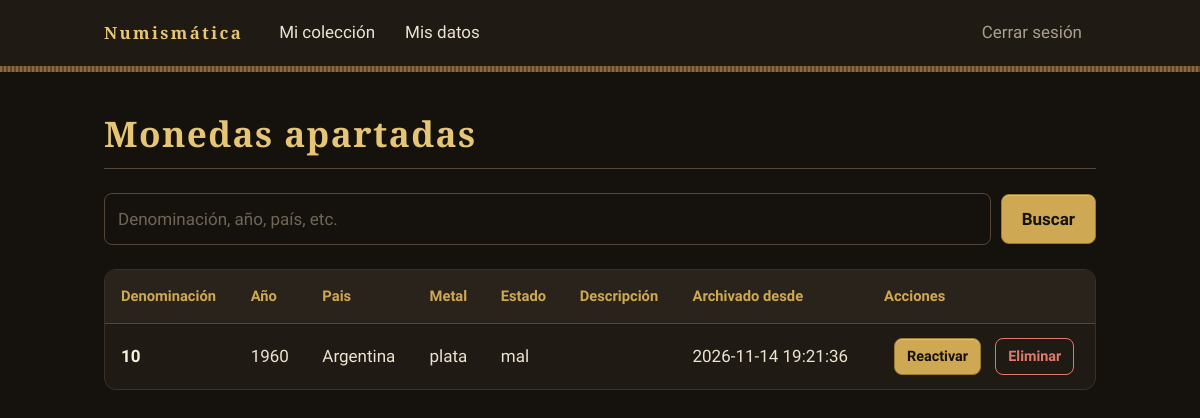
Page /coleccion_archivados.php (signed in) on the committed database.
### tables this page shows
CREATE TABLE `coleccion` (
  `id` int(11) NOT NULL,
  `usuario_id` int(10) UNSIGNED NOT NULL,
  `denominacion` varchar(100) NOT NULL,
  `anio` smallint(6) NOT NULL,
  `pais` varchar(80) NOT NULL,
  `metal` varchar(50) DEFAULT NULL,
  `estado` varchar(30) DEFAULT NULL,
  `descripcion` text DEFAULT NULL,
  `fecha_creacion` datetime NOT NULL DEFAULT current_timestamp(),
  `fecha_archivado` datetime DEFAULT NULL
);

### funciones.php (called while the page is built)
<?php
function escapar(string $valor): string {
return htmlspecialchars($valor, ENT_QUOTES, 'UTF-8');
}

### coleccion_archivados.php (the view, shortened to what this page needs)
<?php
require_once __DIR__. "/conexion.php";
require_once __DIR__. "/funciones.php";
$coleccion = [];
$buscar = trim($_GET['buscar'] ?? '');
try {
    $sql = 'SELECT id, denominacion, anio, pais, metal, estado, descripcion, fecha_archivado FROM coleccion WHERE usuario_id = :usuario_id AND fecha_archivado is not NULL';
    $parametros = ['usuario_id' => $_SESSION['usuario_id']];
    $sql .= ' ORDER BY denominacion';
$stmt = $conexionbd->prepare($sql);
$stmt->execute($parametros);
$coleccion = $stmt->fetchAll();
}catch (PDOException $e){
    error_log($e->getMessage());
    $error = 'No se pudo cargar el listado de monedas.';
}
?>
<!DOCTYPE html>
<html lang="es">
<head>
    <link rel="stylesheet" href="style.css">
</head>
<body>
    <nav>
        <ul>
            <li><a href="panel.php">Mi colección</a></li>
            <li><a href="mis_datos.php">Mis datos</a></li>
            <li><a href="logout.php">Cerrar sesión</a></li>
        </ul>
    </nav>
<main>
    <h1>Monedas apartadas</h1>
    <form method="GET" action="coleccion_archivados.php" class="buscador">
    <input type="search" name="buscar" maxlength="100" placeholder="Denominación, año, país, etc." value="<?= escapar($buscar) ?>">
    <button type="submit">Buscar</button>
    </form>
    <?php if (empty($coleccion)): ?>
        <p>No se encontraron monedas para: "<?= escapar($buscar) ?>"</p>
    <?php else: ?>
    <div class="table-scroll">
        <table class="table">
            <thead>
            <tr>
                <th>Denominación</th>
                <th>Año</th>
                <th>Pais</th>
                <th>Metal</th>
                <th>Estado</th>
                <th>Descripción</th>
                <th>Archivado desde</th>
                <th>Acciones</th>
            </tr>
            </thead>
            <tbody>
            <?php foreach ($coleccion as $moneda): ?>
            <tr>
                <td><?= escapar($moneda['denominacion']) ?></td>
                <td><?= escapar($moneda['anio']) ?></td>
                <td><?= escapar($moneda['pais']) ?></td>
                <td><?= escapar($moneda['metal']) ?></td>
                <td><?= escapar($moneda['estado']) ?></td>
                <td><?= escapar($moneda['descripcion']) ?></td>
                <td><?= escapar($moneda['fecha_archivado']) ?></td>
                <td>
                    <form method="POST" action="coleccion_reactivar.php" onsubmit="return confirm('Reactivar esta moneda?');">
                        <button type="submit">Reactivar</button>
                    </form>
                    <form method="POST" action="coleccion_eliminar.php" onsubmit="return confirm('Eliminar esta moneda permanentemente?');">
                        <button type="submit"  class="peligro">Eliminar</button>
                    </form>
                </td>
            </tr>
            <?php endforeach; ?>
            </tbody>
        </table>
    </div>
    <?php endif; ?>
</main>
</body>
</html>

### style.css (style rules this page uses)
:root { color-scheme: dark; --fondo: #15120e; --superficie: #1f1a14; --superficie-2: #2a231b; --borde: #3a3126; --borde-fuerte: #54463a; --texto: #ece3d0; --texto-fuerte: #f8f1df; --texto-suave: #a99f8b; --oro: #cfa853; --oro-claro: #e6c675; --oro-oscuro: #9c7a2e; --plata: #c2c6c9; --bronce: #8c6a3b; --bronce-oscuro: #5e4727; --verdin: #5fb5a0; --error: #e07a6e; --f-titulo: "Cinzel", "Trajan Pro", Georgia, "Times New Roman", serif; --f-texto: "Source Sans 3", system-ui, "Segoe UI", sans-serif; --canto: repeating-linear-gradient(90deg, var(--bronce) 0 2px, var(--bronce-oscuro) 2px 4px); }
*, *::before, *::after { box-sizing: border-box; }
html { -webkit-text-size-adjust: 100%; }
body { margin: 0; min-height: 100vh; background: var(--fondo); color: var(--texto); font-family: var(--f-texto); font-size: 1.0625rem; line-height: 1.65; }
main { max-width: 1040px; margin: 0 auto; padding: 40px 24px 72px; }
h1, h2, h3 { margin: 0 0 0.6em; font-family: var(--f-titulo); font-weight: 600; line-height: 1.2; letter-spacing: 0.04em; color: var(--oro-claro); }
h1 { margin-bottom: 24px; padding-bottom: 14px; font-size: clamp(1.6rem, 1.2rem + 1.6vw, 2.2rem); border-bottom: 1px solid var(--borde-fuerte); }
a { color: var(--oro); text-decoration-thickness: 1px; text-underline-offset: 3px; }
nav { background: var(--superficie); }
nav::after { content: ""; display: block; height: 6px; background: var(--canto); }
nav ul { max-width: 1040px; margin: 0 auto; padding: 0 24px; list-style: none; display: flex; flex-wrap: wrap; align-items: center; gap: 2px; }
nav ul::before { content: "Numismática"; margin-right: 20px; padding: 16px 0; font-family: var(--f-titulo); font-weight: 600; font-size: 1.05rem; letter-spacing: 0.14em; color: var(--oro-claro); }
nav a { display: block; padding: 18px 14px; color: var(--texto); text-decoration: none; border-bottom: 2px solid transparent; transition: color 0.15s, border-color 0.15s; }
nav li:last-child { margin-left: auto; }
nav li:last-child a { color: var(--texto-suave); }
input, select, textarea { width: 100%; padding: 11px 13px; background: var(--fondo); color: var(--texto); border: 1px solid var(--borde-fuerte); border-radius: 8px; font: inherit; transition: border-color 0.15s, box-shadow 0.15s; }
input::placeholder, textarea::placeholder { color: #6f6656; }
.buscador { display: flex; flex-wrap: wrap; align-items: center; gap: 10px; margin: 20px 0 24px; }
.buscador input { flex: 1; width: auto; min-width: 200px; }
button { padding: 10px 20px; background: var(--oro); color: var(--fondo); border: 1px solid var(--oro-oscuro); border-radius: 8px; font: inherit; font-weight: 600; cursor: pointer; box-shadow: inset 0 1px 0 rgba(255, 255, 255, 0.28); transition: background 0.15s, transform 0.05s; }
button.peligro { background: transparent; color: var(--error); border-color: var(--error); box-shadow: none; }
.table-scroll, .tabla-scroll { margin-top: 8px; overflow-x: auto; background: var(--superficie); border: 1px solid var(--borde); border-radius: 12px; }
.table, .tabla { width: 100%; min-width: 640px; border-collapse: collapse; font-variant-numeric: tabular-nums; }
.table th, .tabla th { padding: 14px 16px; text-align: left; white-space: nowrap; font-size: 0.92rem; font-weight: 600; color: var(--oro); background: var(--superficie-2); border-bottom: 1px solid var(--borde-fuerte); }
.table td, .tabla td { padding: 14px 16px; vertical-align: middle; border-top: 1px solid var(--borde); }
.table tbody tr:first-child td, .tabla tbody tr:first-child td { border-top: 0; }
.table td:first-child, .tabla td:first-child { font-weight: 600; color: var(--texto-fuerte); }
.table td:last-child, .tabla td:last-child { white-space: nowrap; }
.table form, .tabla form { display: inline-block; margin-left: 10px; }
.table button, .tabla button { padding: 6px 12px; font-size: 0.9rem; }

### rows in the picture
coleccion: denominacion "10", anio "1960", pais "Argentina", metal "plata", estado "mal", fecha_archivado "2026-11-14 19:21:36"
